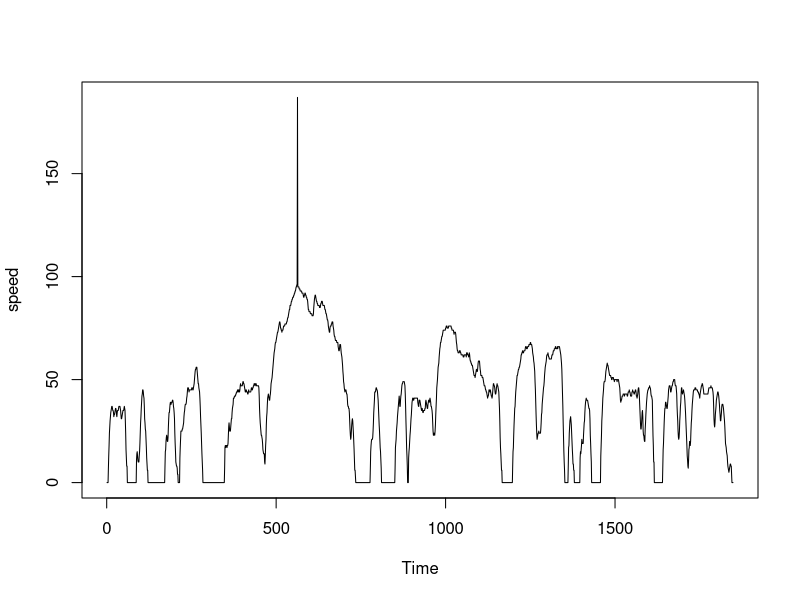
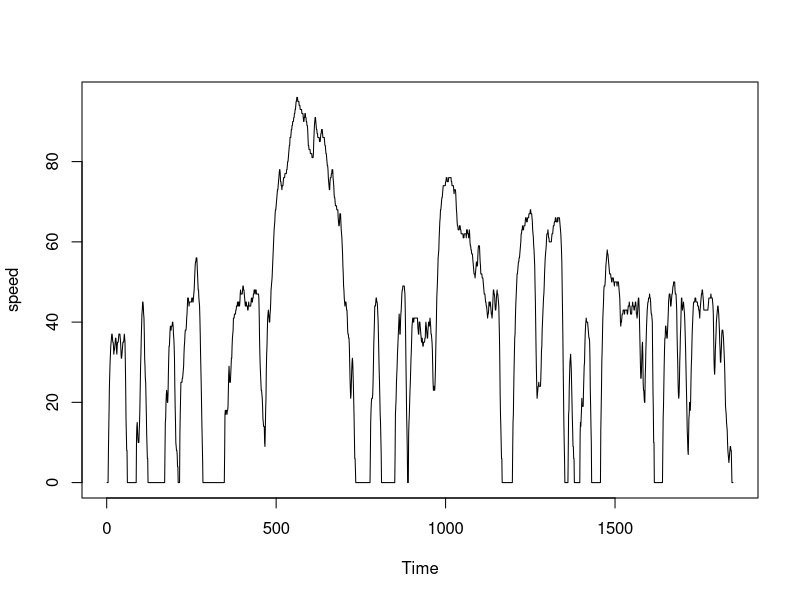

Recreate these plots in R, in order.
vehicle = read.table("./SampleDatasets/vehicle_overland.csv", header = TRUE, sep = ";")
speed_v = ts(vehicle["speed"])
plot(speed_v)
index = which.max(speed_v)
speed_v[index] = speed_v[index-1]
plot(speed_v)
mean(speed_v)
min(speed_v)
max(speed_v)
